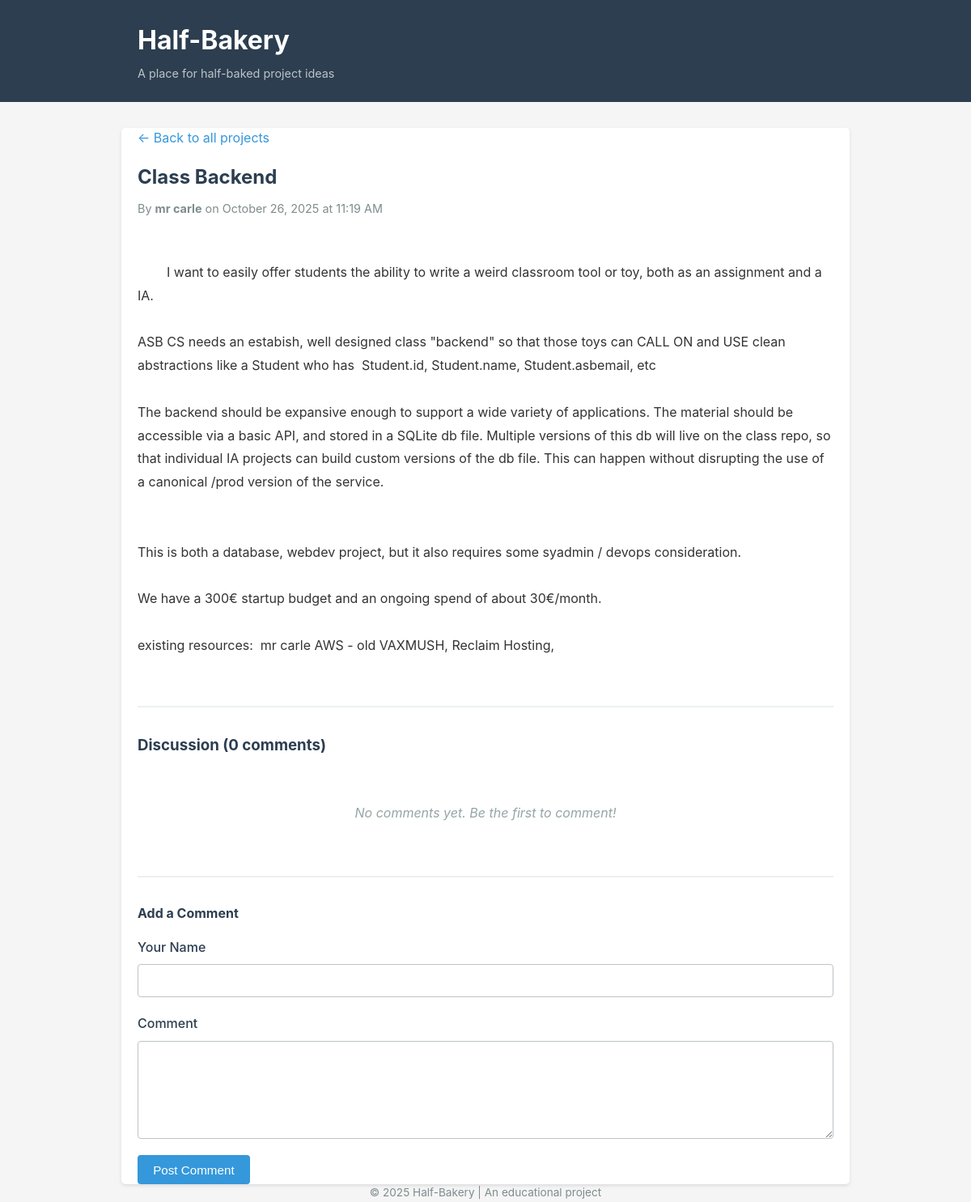
/projects/7, run on the app's committed database.
### models.py (models this page shows, shortened)
class Project(db.Model):
    __tablename__ = 'projects'
    id = db.Column(db.Integer, primary_key=True)
    title = db.Column(db.String(200), nullable=False)
    filepath = db.Column(db.String(255), nullable=False)
    author_name = db.Column(db.String(100), nullable=False)
    created_at = db.Column(db.DateTime, default=datetime.utcnow)
    comments = db.relationship('Comment', backref='project', lazy=True, cascade='all, delete-orphan')

### app.py (the view)
@app.route('/projects/<int:project_id>')
def view_project(project_id):
    project = Project.query.get_or_404(project_id)
    filepath = os.path.join(app.config['PROJECTS_DIR'], project.filepath)
    try:
        with open(filepath, 'r') as f:
            description = f.read()
    except FileNotFoundError:
        description = 'Project description file not found.'
    comments = Comment.query.filter_by(project_id=project_id).order_by(Comment.created_at).all()
    form = CommentForm()
    return render_template('project.html',
                         project=project,
                         description=description,
                         comments=comments,
                         form=form)

### forms.py
class CommentForm(FlaskForm):
    student_name = StringField('Your Name', validators=[
        DataRequired(),
        Length(max=100)
    ])
    comment_text = TextAreaField('Comment', validators=[
        DataRequired()
    ])
    parent_comment_id = HiddenField()
    quoted_text = TextAreaField('Quoted Text')

### templates/project.html (shortened to what this page needs)
{% extends "base.html" %}
{% block content %}
<div class="breadcrumb">
    <a href="{{ url_for('index') }}">← Back to all projects</a>
</div>
<article class="project-detail">
    <h2>{{ project.title }}</h2>
    <div class="project-meta">
        By <strong>{{ project.author_name }}</strong> on {{ project.created_at.strftime('%B %d, %Y at %I:%M %p') }}
    </div>
    <div class="project-description">
        {{ description }}
    </div>
</article>
<section class="comments-section">
    <h3>Discussion ({{ comments|length }} comment{% if comments|length != 1 %}s{% endif %})</h3>
    {% if comments %}
        <div class="comments-list">
            {% for comment in comments %}
                <div class="comment" id="comment-{{ comment.id }}">
                    <div class="comment-header">
                        <strong>{{ comment.student_name }}</strong>
                        <span class="comment-date">{{ comment.created_at.strftime('%B %d, %Y at %I:%M %p') }}</span>
                    </div>
                    {% if comment.parent_comment_id %}
                        <div class="quoted-text">
                            <div class="quote-label">In reply to {{ comment.parent.student_name }}:</div>
                            <div class="quote-content">{{ comment.quoted_text }}</div>
                        </div>
                    {% endif %}
                    <div class="comment-body">
                        {{ comment.comment_text }}
                    </div>
                    <div class="comment-actions">
                        <button class="btn-link reply-btn"
                                data-comment-id="{{ comment.id }}"
                                data-author="{{ comment.student_name }}"
                                data-text="{{ comment.comment_text }}">
                            Reply
                        </button>
                    </div>
                </div>
            {% endfor %}
        </div>
    {% else %}
        <p class="no-content">No comments yet. Be the first to comment!</p>
    {% endif %}
    <div class="comment-form-section" id="comment-form-section">
        <h4>Add a Comment</h4>
        <form method="POST" action="{{ url_for('add_comment', project_id=project.id) }}" class="form">
            <div class="form-group">
                {{ form.student_name.label }}
                {{ form.student_name(class="form-control") }}
            </div>
            <div class="form-group">
                {{ form.comment_text.label }}
                {{ form.comment_text(class="form-control", rows="5") }}
            </div>
            <div class="form-actions">
                <button type="submit" class="btn btn-primary">Post Comment</button>
            </div>
        </form>
    </div>
</section>
{% endblock %}

### static/style.css (style rules this page uses)
* { margin: 0; padding: 0; box-sizing: border-box; }
body { font-family: -apple-system, BlinkMacSystemFont, 'Segoe UI', Roboto, 'Helvetica Neue', Arial, sans-serif; line-height: 1.6; color: #333; background-color: #f5f5f5; }
.btn { display: inline-block; padding: 0.6rem 1.2rem; border: none; border-radius: 4px; cursor: pointer; text-decoration: none; font-size: 0.95rem; transition: background-color 0.2s; }
.btn-primary { background-color: #3498db; color: white; }
.project-meta { font-size: 0.9rem; color: #7f8c8d; }
.no-content { text-align: center; color: #95a5a6; font-style: italic; padding: 2rem; }
.breadcrumb { margin-bottom: 1rem; }
.breadcrumb a { color: #3498db; text-decoration: none; }
.project-detail { margin-bottom: 2rem; padding-bottom: 2rem; border-bottom: 2px solid #ecf0f1; }
.project-detail h2 { color: #2c3e50; margin-bottom: 0.5rem; }
.project-description { margin-top: 1.5rem; line-height: 1.8; white-space: pre-wrap; }
.comments-section { margin-top: 2rem; }
.comments-section h3 { color: #2c3e50; margin-bottom: 1.5rem; }
.comment-form-section { margin-top: 2rem; padding-top: 2rem; border-top: 2px solid #ecf0f1; }
.comment-form-section h4 { color: #2c3e50; margin-bottom: 1rem; }
.form { display: flex; flex-direction: column; gap: 1.25rem; }
.form-group { display: flex; flex-direction: column; }
.form-group label { margin-bottom: 0.5rem; font-weight: 500; color: #2c3e50; }
.form-control { padding: 0.6rem; border: 1px solid #bdc3c7; border-radius: 4px; font-size: 1rem; font-family: inherit; }
textarea.form-control { resize: vertical; min-height: 100px; }
.form-actions { display: flex; gap: 1rem; }

### data on the page
Project: title "Class Backend", author_name "mr carle", created_at "October 26, 2025 at 11:19 AM"

### other printed values
{{ comments|length }} "0"
